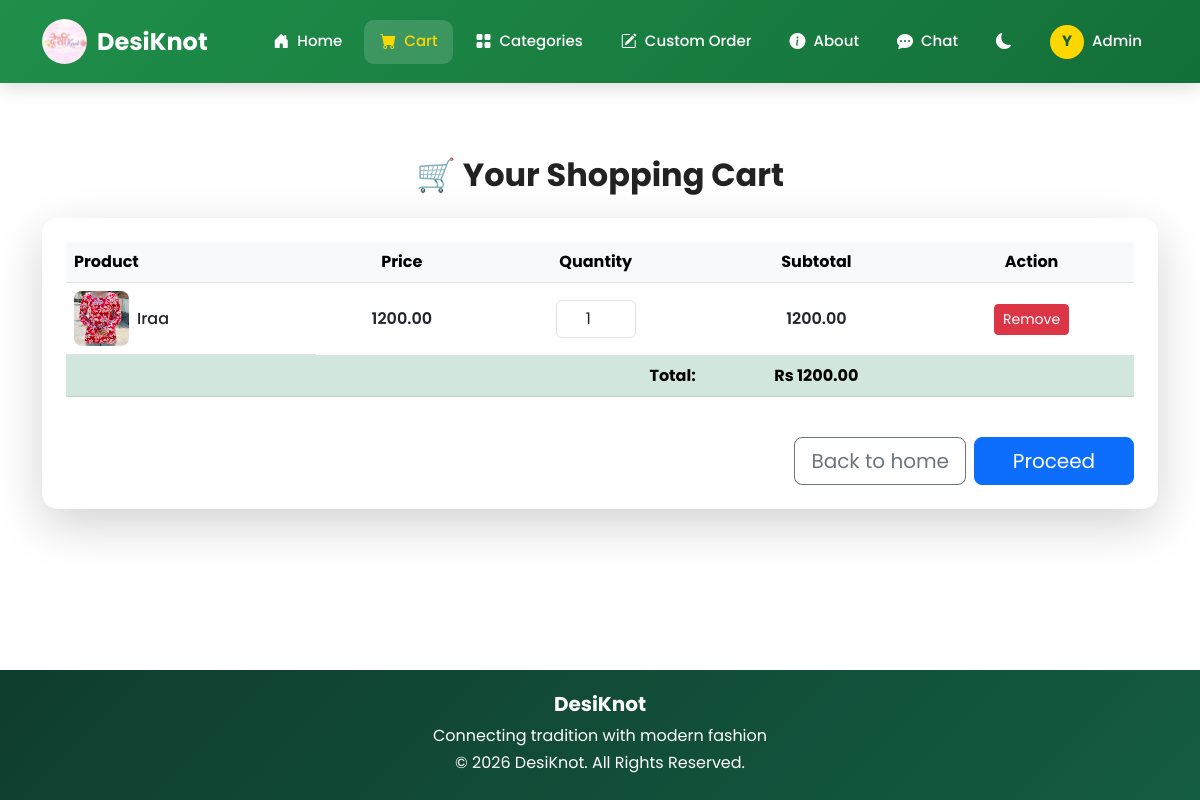
The app's page /cart/ (signed in) with its own data.
### DesiKnot_App/models.py (models this page shows, shortened)
class Product(models.Model):
    owner = models.ForeignKey(
        User,
        on_delete=models.CASCADE,
        related_name="products",
        null=True,
        blank=True
    )
    business = models.ForeignKey(
        Business,
        on_delete=models.CASCADE,
        related_name="products",
        null=True,
        blank=True
    )
    category = models.ForeignKey(
        Category,
        on_delete=models.SET_NULL,
        null=True,
        blank=True,
        related_name="products"
    )
    name = models.CharField(max_length=200)
    slug = models.SlugField(unique=True, null=True, blank=True)
    price = models.DecimalField(max_digits=10, decimal_places=2)
    sale_price = models.DecimalField(
        max_digits=10,
        decimal_places=2,
        blank=True,
        null=True,
        help_text="Leave empty if there is no discount."
    )
    description = models.TextField()
    image = models.ImageField(
        upload_to="products/",
        validators=[validate_image_size],
        blank=True,
        null=True
    )
    stock = models.PositiveIntegerField(default=0)
    is_available = models.BooleanField(default=True)
    created_at = models.DateTimeField(auto_now_add=True)
    cost_price = models.DecimalField(
        max_digits=10, decimal_places=2, null=True, blank=True,
        help_text="Owner's cost per unit — used for profit margin calculation"
    )
    @property
    def discounted_price(self):
        if self.sale_price:
            return self.sale_price
        return self.price

### DesiKnot_App/views.py (the view, shortened to what this page needs)
# urls.py: path('cart/', views.cart, name='cart'),
@login_required
def cart(request):
    cart, _ = Cart.objects.get_or_create(user=request.user)
    items = cart.items.select_related('product')
    products_in_cart = []
    total = 0
    for item in items:
        subtotal = item.product.discounted_price * item.quantity
        products_in_cart.append({
            'product': item.product,
            'quantity': item.quantity,
            'subtotal': subtotal,
        })
        total += subtotal
    return render(request, 'DesiKnot_App/cart.html', {
        'products_in_cart': products_in_cart,
        'total': total
    })

### DesiKnot_App/context_processors.py (called while the page is built)
def unread_messages_count(request):
    if not request.user.is_authenticated:
        return {}
    count = Message.objects.filter(
        is_read=False
    ).filter(
        Q(custom_order__user=request.user) |
        Q(custom_order__owner=request.user)
    ).exclude(sender=request.user).count()
    return {
        'unread_messages_count': count
    }

def categories_processor(request):
    return {
        "categories": Category.objects.prefetch_related("types").all()
    }

def wishlist_processor(request):
    if not request.user.is_authenticated:
        return {
            "wishlist_count": 0
        }
    count = Wishlist.objects.filter(user=request.user).count()
    return {
        "wishlist_count": count
    }

def order_notifications_count(request):
    if not request.user.is_authenticated:
        return {}
    count = Notification.objects.filter(
        user=request.user,
        notification_type='order',
        is_read=False
    ).count()
    return {
        'order_notifications_count': count
    }

### DesiKnot_App/templates/DesiKnot_App/cart.html (shortened to what this page needs)
{% extends 'DesiKnot_App/base.html' %}
{% load static %}
{% block content %}
<div class="container mt-5">
    <h2 class="mb-4 text-center fw-bold">🛒 Your Shopping Cart</h2>
    {% if products_in_cart %}
    <div class="card shadow-lg p-4 border-0 rounded-4">
        <form method="post">
            <div class="table-responsive">
                <table class="table align-middle text-center" id="cart-table">
                    <thead class="table-light">
                        <tr>
                            <th class="text-start">Product</th>
                            <th>Price</th>
                            <th>Quantity</th>
                            <th>Subtotal</th>
                            <th>Action</th>
                        </tr>
                    </thead>
                    <tbody>
                        {% for item in products_in_cart %}
                        <tr data-product-id="{{ item.product.id }}">
                            <td class="text-start d-flex align-items-center gap-2">
                                {% if item.product.image %}
                                <img src="{{ item.product.image.url }}"
                                     alt="{{ item.product.name }}"
                                     style="width:55px;height:55px;object-fit:cover;border-radius:8px;">
                                {% else %}
                                <img src="{% static 'images/logo.jpeg' %}"
                                     style="width:55px;height:55px;object-fit:cover;border-radius:8px;">
                                {% endif %}
                                <span class="fw-medium">
                                    {{ item.product.name }}
                                </span>
                            </td>
                            <td class="product-price fw-semibold">
                            {{ item.product.discounted_price }}
                            </td>
                            <td>
                                <input type="number"
                                       name="quantity_{{ item.product.id }}"
                                       value="{{ item.quantity }}"
                                       min="1"
                                       class="form-control text-center quantity-input"
                                       style="width:80px;margin:auto;">
                            </td>
                            <td class="product-subtotal fw-semibold">
                                {{ item.subtotal }}
                            </td>
                            <td>
                                <button type="button"
                                        class="btn btn-sm btn-danger remove-btn"
                                        data-id="{{ item.product.id }}">
                                    Remove
                                </button>
                            </td>
                        </tr>
                        {% endfor %}
                        <tr class="table-success fw-bold">
                            <td colspan="3" class="text-end">Total:</td>
                            <td id="cart-total">
                                Rs {{ total }}
                            </td>
                            <td></td>
                        </tr>
                    </tbody>
                </table>
            </div>
            <div class="d-flex justify-content-end mt-4 gap-2 flex-wrap">
                <a href="{% url 'home' %}" class="btn btn-outline-secondary btn-lg">
                    Back to home
                </a>
                <button type="submit"
                        name="action"
                        value="checkout"
                        class="btn btn-primary btn-lg">
                    Proceed
                </button>
            </div>
        </form>
    </div>
    {% endif %}
</div>
{% endblock %}

### DesiKnot_App/templates/DesiKnot_App/base.html (shortened to what this page needs)
{% load static %}
<!DOCTYPE html>
<html lang="en">
<head>
<link href="https://cdn.jsdelivr.net/npm/bootstrap@5.3.0/dist/css/bootstrap.min.css" rel="stylesheet">
<link href="https://cdn.jsdelivr.net/npm/bootstrap-icons@1.11.1/font/bootstrap-icons.css" rel="stylesheet">
</head>
<body>
<nav class="navbar navbar-expand-lg navbar-dark sticky-top">
<div class="container">
    <a class="navbar-brand" href="{% url 'logo_view' %}">
        <img src="{% static 'images/logo.JPG' %}" class="logo" alt="Logo">
        DesiKnot
    </a>
    <div class="collapse navbar-collapse justify-content-end" id="navbarNav">
        <ul class="navbar-nav align-items-lg-center">
            <li class="nav-item">
                <a class="nav-link {% if request.path == '/' %}active{% endif %}"
                   href="{% url 'home' %}">
                    <i class="bi bi-house-door-fill"></i>
                    Home
                </a>
            </li>
            <li class="nav-item">
                <a class="nav-link {% if 'cart' in request.path %}active{% endif %}"
                   href="{% url 'cart' %}">
                    <i class="bi bi-cart-fill"></i>
                    Cart
                </a>
            </li>
            <li class="nav-item dropdown">
                <a class="nav-link dropdown-toggle {% if 'category' in request.path %}active{% endif %}"
                   href="#"
                   role="button"
                   data-bs-toggle="dropdown"
                   aria-expanded="false">
                    <i class="bi bi-grid-fill"></i>
                    Categories
                </a>
            </li>
            <li class="nav-item">
                <a class="nav-link {% if 'custom' in request.path %}active{% endif %}"
                   href="{% url 'custom_order_step1' %}">
                    <i class="bi bi-pencil-square"></i>
                    Custom Order
                </a>
            </li>
            <li class="nav-item">
                <a class="nav-link {% if 'about' in request.path %}active{% endif %}"
                   href="{% url 'about' %}">
                    <i class="bi bi-info-circle-fill"></i>
                    About
                </a>
            </li>
            <li class="nav-item">
                <a class="nav-link {% if 'messages' in request.path %}active{% endif %}"
                   href="{% url 'user_messages' %}">
                    <i class="bi bi-chat-dots-fill"></i>
                    Chat
                </a>
            </li>
            <li class="nav-item">
                <span class="nav-link dark-toggle" onclick="toggleDarkMode()">
                    <i class="bi bi-moon-fill" id="darkIcon"></i>
                </span>
            </li>
            {% if request.user.is_authenticated %}
            <li class="nav-item dropdown">
                <a class="nav-link dropdown-toggle d-flex align-items-center gap-2"
                   href="#"
                   data-bs-toggle="dropdown">
                    <div class="user-avatar">
                        {{ request.user.username|slice:":1"|upper }}
                    </div>
                    <span>
                        {% if request.user.is_superuser %}
                            Admin
                        {% elif request.user.profile and request.user.profile.role == 'owner' %}
                            Owner
                        {% else %}
                            Account
                        {% endif %}
                    </span>
                </a>
            </li>
            {% endif %}
        </ul>
    </div>
</div>
</nav>
<div class="container content-wrapper">
    {% block content %}
    {% endblock %}
</div>
<footer class="footer">
    <h5>DesiKnot</h5>
    <p>Connecting tradition with modern fashion</p>
    <p>© 2026 DesiKnot. All Rights Reserved.</p>
</footer>
</body>
</html>

### DesiKnot_App/templates/DesiKnot_App/base.html (style rules this page uses)
:root { --bg:#ffffff; --text:#222; --card:#ffffff; --nav:linear-gradient(135deg,#1f8f4a,#136f38); --footer:linear-gradient(135deg,#0f3d2e,#145c42); --accent:#FFD700; }
body { font-family:'Poppins',sans-serif; background:var(--bg); color:var(--text); margin:0; display:flex; flex-direction:column; min-height:100vh; transition:0.3s ease; }
.navbar { background:var(--nav); padding:14px 0; box-shadow:0 4px 18px rgba(0,0,0,0.15); z-index:999; }
.navbar-brand { font-weight:700; font-size:24px; color:#fff !important; display:flex; align-items:center; gap:10px; }
.logo { width:45px; height:45px; border-radius:50%; object-fit:cover; transition:0.3s; }
.navbar-nav { gap:6px; }
.nav-link { color:#fff !important; font-weight:500; font-size:15px; padding:10px 16px !important; border-radius:10px; display:flex; align-items:center; gap:8px; transition:all 0.3s ease; position:relative; }
.nav-link::after { display:none !important; }
.nav-link.active { background:rgba(255,255,255,0.15); color:var(--accent) !important; }
.nav-link i { font-size:16px; }
.user-avatar { width:34px; height:34px; border-radius:50%; background:var(--accent); color:#145c42; font-weight:700; display:flex; align-items:center; justify-content:center; font-size:15px; }
.dark-toggle { cursor:pointer; }
.content-wrapper { flex:1; padding:25px 0; }
.footer { background:var(--footer); color:white; text-align:center; padding:22px 0; margin-top:auto; }
.footer h5 { font-weight:700; margin-bottom:8px; }
.footer p { margin:3px 0; }

### DesiKnot_App/templates/DesiKnot_App/cart.html (style rules this page uses)
.table td, .table th { vertical-align: middle; }
.btn-lg { min-width: 160px; }
#cart-table img { transition: 0.3s; }

### records on screen
Product: product.image (picture), product.name "Iraa", product.discounted_price "1200.00", quantity "1", subtotal "1200.00"

### other values on screen
{{ request.user.username|slice:":1"|upper }} "Y"
{{ total }} "1200.00"
